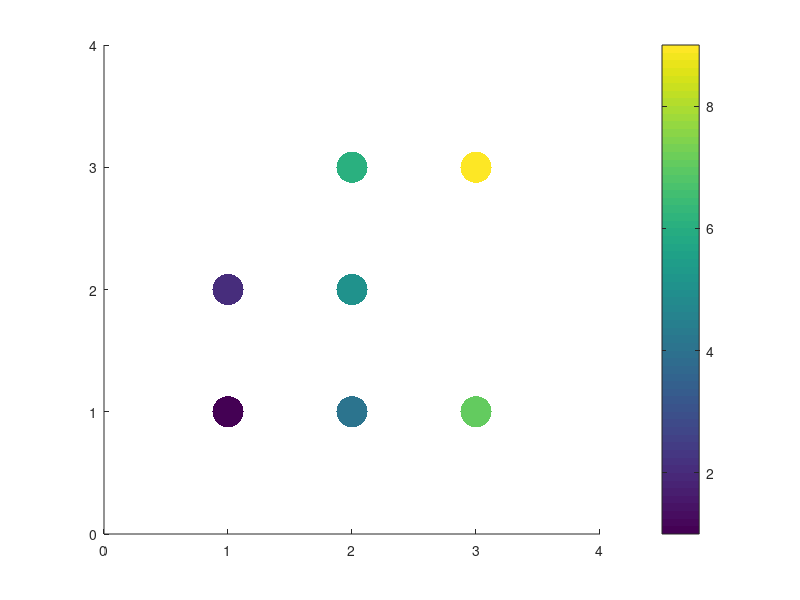

The MATLAB source for this figure: (Note: this script raises an error after producing the figure.)





























x = [1 1 2 2 2 3 3];
y = [1 2 1 2 3 1 3];
z = [1 2 4 5 6 7 9]; 

scatter(x,y,500,z,'filled') 
axis([0 4 0 4])
colorbar






[X,Y,Z] = xyz2grid(x,y,z)






h = imagesc(X(1,:),Y(:,1),Z); 
axis xy
axis([0 4 0 4])
set(h,'alphadata',~isnan(Z))
colorbar




